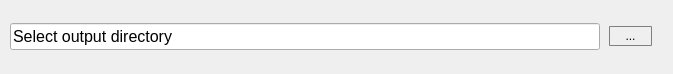
<?xml version="1.0" encoding="UTF-8"?>
<ui version="4.0">
 <class>page_case_directory</class>
 <widget class="QWidget" name="page_case_directory">
  <property name="geometry">
   <rect>
    <x>0</x>
    <y>0</y>
    <width>673</width>
    <height>74</height>
   </rect>
  </property>
  <property name="windowTitle">
   <string>Form</string>
  </property>
  <layout class="QVBoxLayout" name="verticalLayout">
   <property name="spacing">
    <number>10</number>
   </property>
   <property name="leftMargin">
    <number>10</number>
   </property>
   <property name="topMargin">
    <number>10</number>
   </property>
   <property name="rightMargin">
    <number>10</number>
   </property>
   <property name="bottomMargin">
    <number>10</number>
   </property>
   <item>
    <layout class="QHBoxLayout" name="horizontalLayout">
     <property name="spacing">
      <number>8</number>
     </property>
     <property name="rightMargin">
      <number>10</number>
     </property>
     <item>
      <widget class="QLineEdit" name="lineEdit_case_dir_path">
       <property name="font">
        <font>
         <family>Lucida Grande</family>
         <pointsize>12</pointsize>
        </font>
       </property>
       <property name="styleSheet">
        <string notr="true"/>
       </property>
       <property name="text">
        <string>Select output directory</string>
       </property>
       <property name="placeholderText">
        <string/>
       </property>
      </widget>
     </item>
     <item>
      <widget class="QPushButton" name="pushButton_case_dir_path">
       <property name="minimumSize">
        <size>
         <width>45</width>
         <height>22</height>
        </size>
       </property>
       <property name="maximumSize">
        <size>
         <width>16777215</width>
         <height>22</height>
        </size>
       </property>
       <property name="styleSheet">
        <string notr="true">QPushButton {
	margin: 1px;
     border-color: #7f7f7f;
     border-style: solid;
     border-radius: 1px;
     border-width: 1px;
      }
QPushButton:pressed {
	background-color: qlineargradient(x1: 0, y1: 0, x2: 0, y2: 1, stop: 0 #FFFFFF, stop: 1 #FFFFFF);
                border-color: #000000;
}

QPushButton:checked {
	background-color: qlineargradient(x1: 0, y1: 0, x2: 0, y2: 1, stop: 0 #FFFFFF, stop: 1 #FFFFFF);
                border-color: #484848;
}</string>
       </property>
       <property name="text">
        <string>...</string>
       </property>
       <property name="flat">
        <bool>true</bool>
       </property>
      </widget>
     </item>
    </layout>
   </item>
  </layout>
 </widget>
 <resources/>
 <connections/>
</ui>
